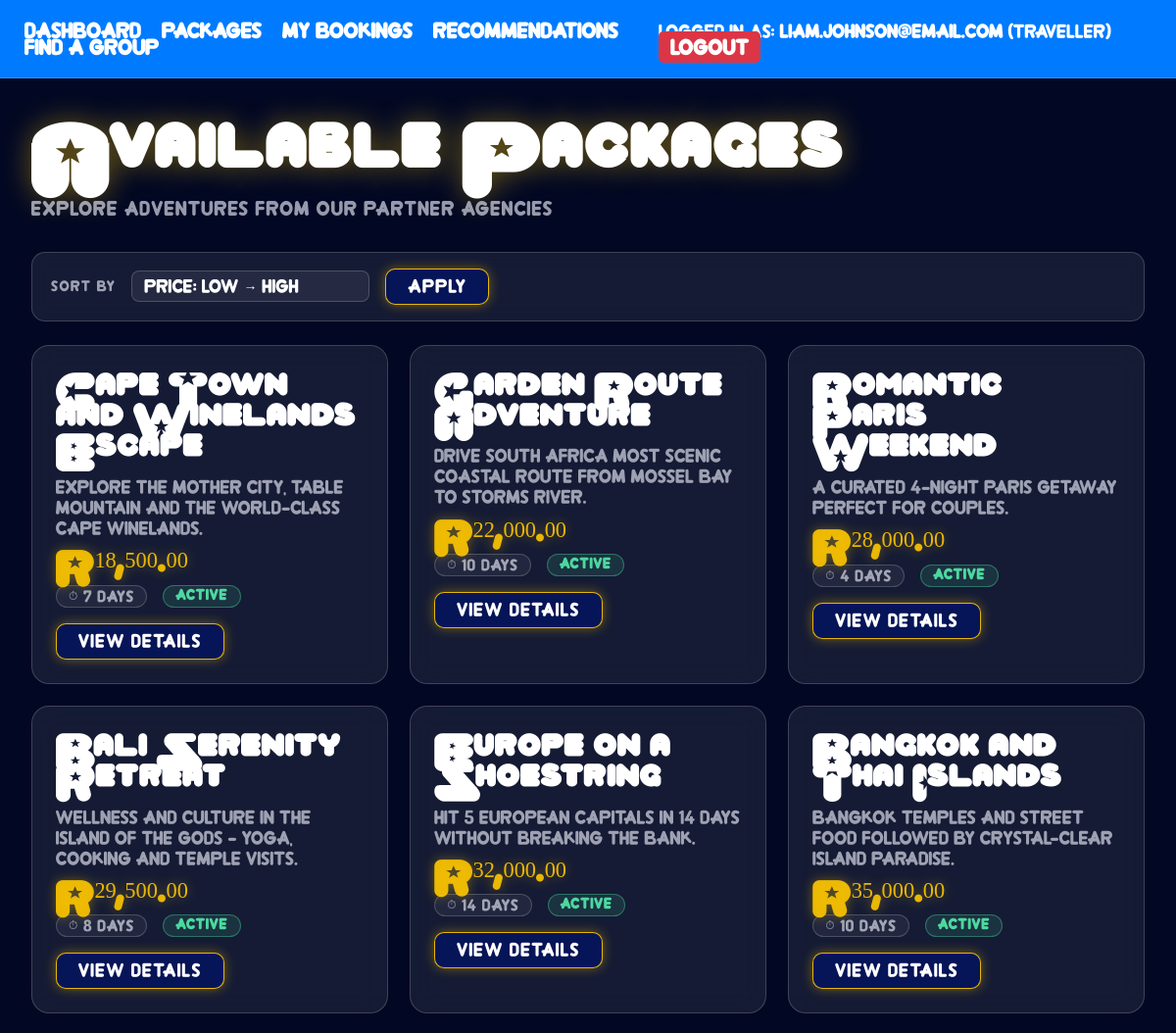
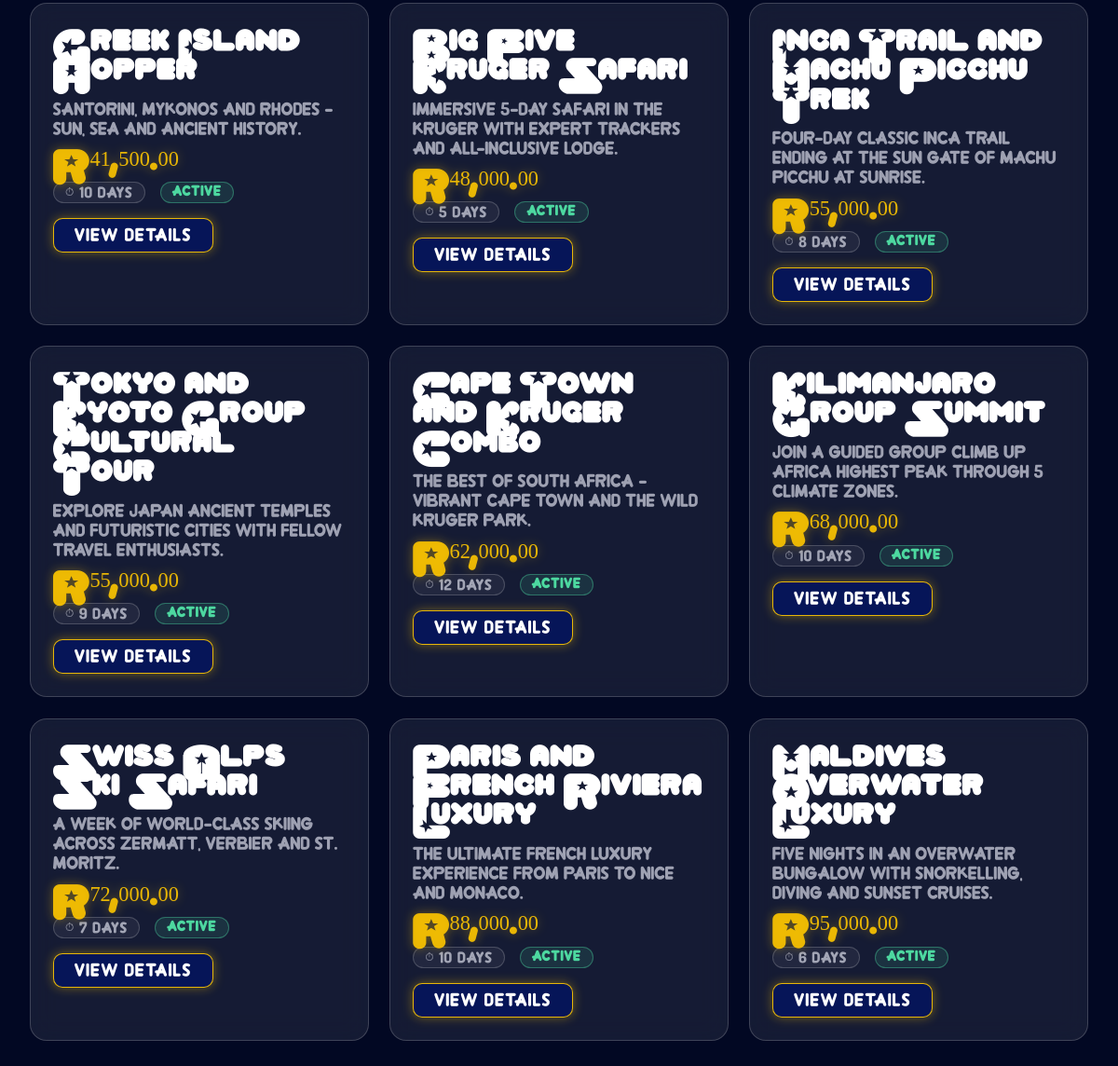
Screenshot of /packages.php (signed in) with the database file from the repository (2 pictures, top to bottom).
### tables this page shows
CREATE TABLE TravelPackage (
    packageID    INT            NOT NULL AUTO_INCREMENT,
    agencyUserID INT            NOT NULL,
    title        VARCHAR(200)   NOT NULL,
    description  TEXT,
    basePrice    DECIMAL(10,2)  NOT NULL CHECK (basePrice >= 0),
    durationDays INT            NOT NULL CHECK (durationDays > 0),
    itinerary    TEXT,
    status       ENUM('active','inactive','draft') DEFAULT 'active',
    startDate    DATE,
    endDate      DATE,
    dateCreated  DATE           NOT NULL DEFAULT (CURDATE()),
    PRIMARY KEY (packageID),
    CONSTRAINT fk_package_agency FOREIGN KEY (agencyUserID)
        REFERENCES TravelAgency(userID) ON DELETE CASCADE
);

### public/packages.php (the view, shortened to what this page needs)
<?php
require_once "../includes/db.php";
$sort = $_GET["sort"] ?? "price_asc";
$orderBy = "basePrice ASC";
$sql = "
    SELECT
        packageID,
        title,
        description,
        basePrice,
        durationDays,
        status
    FROM TravelPackage
    WHERE status = 'active'
    ORDER BY $orderBy
";
$stmt = $pdo->prepare($sql);
$stmt->execute();
$packages = $stmt->fetchAll(PDO::FETCH_ASSOC);
?>
<!DOCTYPE html>
<html lang="en-ZA">
<head>
    <link rel="stylesheet" href="css/style.css">
</head>
<body>
<?php include "../includes/navbar.php"; ?>
<div class="wrapper">
    <div class="page-content">
        <h1 class="page-title">Available Packages</h1>
        <p class="page-subtitle">EXPLORE ADVENTURES FROM OUR PARTNER AGENCIES</p>
        <div class="packages-toolbar">
            <form method="GET" style="display:flex; gap:1rem; align-items:center; flex-wrap:wrap; width:100%;">
                <label>Sort by</label>
                <select name="sort">
                    <option value="price_asc"     <?php if ($sort==="price_asc")     echo "selected"; ?>>Price: Low → High</option>
                </select>
                <button type="submit" class="btn">Apply</button>
            </form>
        </div>
        <?php if (count($packages) > 0): ?>
            <div class="packages-grid">
                <?php foreach ($packages as $package): ?>
                    <div class="package-card">
                        <h2><?php echo htmlspecialchars($package["title"]); ?></h2>
                        <p><?php echo htmlspecialchars($package["description"]); ?></p>
                        <div class="price-tag">R<?php echo number_format($package["basePrice"], 2); ?></div>
                        <div class="package-meta">
                            <span class="meta-badge">⏱ <?php echo htmlspecialchars($package["durationDays"]); ?> days</span>
                            <span class="badge badge-<?php echo $package['status']; ?>"><?php echo ucfirst($package["status"]); ?></span>
                        </div>
                        <a class="btn" href="package_details.php?id=<?php echo htmlspecialchars($package["packageID"]); ?>">View Details</a>
                    </div>
                <?php endforeach; ?>
            </div>
        <?php else: ?>
            <div class="glass-card" style="text-align:center; padding:3rem;">
                <p style="color:var(--text-dim); font-size:16px;">No travel packages found.</p>
            </div>
        <?php endif; ?>
    </div>
</div>
</body>
</html>

### public/css/style.css (style rules this page uses)
:root { --navy: rgb(6, 21, 88); --navy-light: rgba(6, 21, 88, 0.75); --gold: rgba(255, 200, 0, 0.9); --gold-glow: rgba(255, 200, 0, 0.4); --glass: rgba(255, 255, 255, 0.08); --glass-border: rgba(255, 255, 255, 0.18); --text-light: #e8eaf6; --text-dim: rgba(232, 234, 246, 0.65); --danger: #ff4d6d; --success: #4dd8a0; --font-display: 'Universe', fantasy; --font-body: 'Crew', sans-serif; --font-body: 'Crew', sans-serif; }
*, *::before, *::after { padding: 0; margin: 0; box-sizing: border-box; }
html { scroll-behavior: smooth; }
body { font-family: var(--font-body); color: var(--text-light); background: #020823; }
.wrapper { min-height: 100vh; background: transparent; }
:root { animation: theme-shift 114s linear infinite; }
p, li, label, span, input, select, textarea, button, .view-description, .page-subtitle, .plane-stat, .detail-row, .spec-label, .spec-unit, .flight-duration, .cabin-tag, .filter-checkboxes label, .range-labels, .toggle-row span, .uc-sub { font-family: var(--font-body); }
.page-content { max-width: 1200px; margin: 0 auto; padding: 2.5rem 2rem 4rem; }
.page-title { font-family: var(--font-display); font-size: clamp(1.8rem, 4vw, 2.8rem); color: #fff; margin-bottom: 0.3rem; letter-spacing: 0.04em; text-shadow: 0 0 30px var(--gold-glow); }
.page-subtitle { color: var(--text-dim); font-size: 15px; margin-bottom: 2rem; letter-spacing: 0.06em; }
.page-title, .hero h1, .hero h2, .view-model, .plane-model, .airport-code, .uc-title, .booking-plane-name, .spec-value, .filters-panel h3, .view-manufacturer, .plane-manufacturer, .fav-ribbon, .booking-route .airport-code { font-family: var(--font-display); }
.packages-grid { display: grid; grid-template-columns: repeat(auto-fill, minmax(300px, 1fr)); gap: 1.4rem; margin-top: 1.5rem; }
.package-card { background: var(--glass); border: 1px solid var(--glass-border); border-radius: 18px; padding: 1.5rem; backdrop-filter: blur(14px); transition: transform 0.3s, border-color 0.3s, box-shadow 0.3s; }
.package-card h2 { font-family: var(--font-display); font-size: 1.3rem; color: #fff; margin-bottom: 0.5rem; }
.package-card p { color: var(--text-dim); font-size: 14px; line-height: 1.55; margin-bottom: 0.5rem; }
.package-card .price, .price-tag { font-family: var(--font-display); font-size: 1.4rem; color: var(--gold); margin: 0.6rem 0 0.3rem; filter: drop-shadow(0 0 6px var(--gold-glow)); }
.package-card .package-meta { display: flex; gap: 1rem; flex-wrap: wrap; margin: 0.7rem 0 1rem; }
.package-card .meta-badge { background: rgba(255,255,255,0.06); border: 1px solid var(--glass-border); border-radius: 100px; font-size: 12px; padding: 4px 12px; color: var(--text-dim); letter-spacing: 0.06em; }
.btn, .btn-primary { display: inline-block; text-decoration: none; background: var(--navy); border: 1px solid var(--gold); color: #fff; font-family: var(--font-body); font-size: 14px; padding: 10px 22px; border-radius: 10px; cursor: pointer; letter-spacing: 0.08em; transition: all 0.3s; filter: drop-shadow(0 0 6px var(--gold-glow)); }
.packages-toolbar { display: flex; gap: 1rem; align-items: center; flex-wrap: wrap; margin-bottom: 1.5rem; background: var(--glass); border: 1px solid var(--glass-border); border-radius: 14px; padding: 1rem 1.2rem; backdrop-filter: blur(10px); }
.packages-toolbar label { font-size: 11px; letter-spacing: 0.12em; text-transform: uppercase; color: var(--text-dim); white-space: nowrap; }
.packages-toolbar select { background: rgba(255,255,255,0.07); border: 1px solid var(--glass-border); border-radius: 8px; color: #fff; font-family: var(--font-body); font-size: 14px; padding: 8px 12px; outline: none; cursor: pointer; appearance: none; transition: border-color 0.3s; }
.packages-toolbar select option { background: #0a1540; }
.badge { display: inline-block; padding: 3px 12px; border-radius: 100px; font-size: 11px; letter-spacing: 0.08em; text-transform: uppercase; font-weight: 600; }
.badge-active { background: rgba(77,216,160,0.12); border: 1px solid rgba(77,216,160,0.4); color: var(--success); }
h1, .page-title { line-height: 1.3 !important; letter-spacing: 3px !important; margin-bottom: 1.5rem !important; }
.package-card h2, .glass-card h2 { font-size: 1.4rem !important; line-height: 1.4 !important; letter-spacing: 1px !important; margin-bottom: 1rem !important; }
.page-subtitle, .package-card p { line-height: 1.5 !important; margin-top: 0.5rem !important; }

### includes/navbar.php (style rules this page uses)
body { margin: 0; }

### rows the page displays
travelpackage: title "Cape Town and Winelands Escape", description "Explore the Mother City, Table Mountain and the world-class Cape Winelands.", basePrice "18,500.00", durationDays "7", status "ACTIVE"
travelpackage: title "Garden Route Adventure", description "Drive South Africa most scenic coastal route from Mossel Bay to Storms River.", basePrice "22,000.00", durationDays "10", status "ACTIVE"
travelpackage: title "Romantic Paris Weekend", description "A curated 4-night Paris getaway perfect for couples.", basePrice "28,000.00", durationDays "4", status "ACTIVE"
travelpackage: title "Bali Serenity Retreat", description "Wellness and culture in the Island of the Gods - yoga, cooking and temple visits.", basePrice "29,500.00", durationDays "8", status "ACTIVE"
travelpackage: title "Europe on a Shoestring", description "Hit 5 European capitals in 14 days without breaking the bank.", basePrice "32,000.00", durationDays "14", status "ACTIVE"
travelpackage: title "Bangkok and Thai Islands", description "Bangkok temples and street food followed by crystal-clear island paradise.", basePrice "35,000.00", durationDays "10", status "ACTIVE"
travelpackage: title "Greek Island Hopper", description "Santorini, Mykonos and Rhodes - sun, sea and ancient history.", basePrice "41,500.00", durationDays "10", status "ACTIVE"
travelpackage: title "Big Five Kruger Safari", description "Immersive 5-day safari in the Kruger with expert trackers and all-inclusive lodge.", basePrice "48,000.00", durationDays "5", status "ACTIVE"
travelpackage: title "Inca Trail and Machu Picchu Trek", description "Four-day classic Inca Trail ending at the Sun Gate of Machu Picchu at sunrise.", basePrice "55,000.00", durationDays "8", status "ACTIVE"
travelpackage: title "Tokyo and Kyoto Group Cultural Tour", description "Explore Japan ancient temples and futuristic cities with fellow travel enthusiasts.", basePrice "55,000.00", durationDays "9", status "ACTIVE"
travelpackage: title "Cape Town and Kruger Combo", description "The best of South Africa - vibrant Cape Town and the wild Kruger Park.", basePrice "62,000.00", durationDays "12", status "ACTIVE"
travelpackage: title "Kilimanjaro Group Summit", description "Join a guided group climb up Africa highest peak through 5 climate zones.", basePrice "68,000.00", durationDays "10", status "ACTIVE"
travelpackage: title "Swiss Alps Ski Safari", description "A week of world-class skiing across Zermatt, Verbier and St. Moritz.", basePrice "72,000.00", durationDays "7", status "ACTIVE"
travelpackage: title "Paris and French Riviera Luxury", description "The ultimate French luxury experience from Paris to Nice and Monaco.", basePrice "88,000.00", durationDays "10", status "ACTIVE"
travelpackage: title "Maldives Overwater Luxury", description "Five nights in an overwater bungalow with snorkelling, diving and sunset cruises.", basePrice "95,000.00", durationDays "6", status "ACTIVE"

### other values shown
$userEmail "liam.johnson@email.com"
$userRole "traveller"
